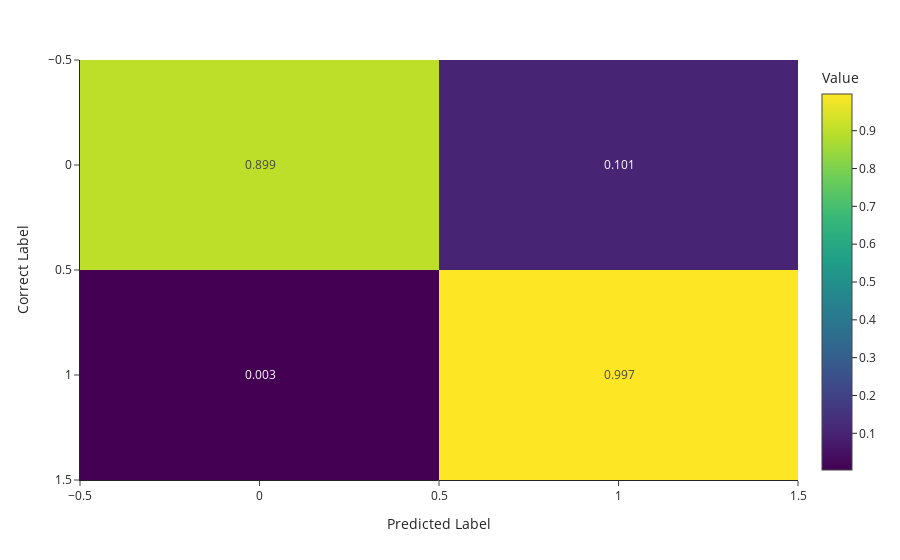

Notebook code for this chart:
### Code cell
LDAtrain_preds = lda.predict(X_train)
confusionmatrix = np.around(confusion_matrix(y_train, LDAtrain_preds, normalize='true'),3)

fig = px.imshow(confusionmatrix,
                template='simple_white',
                text_auto=True,
                aspect="auto",
                labels=dict(x="Predicted Label", y="Correct Label", color='Value'))
fig.update_xaxes(side="bottom")
fig.show()

### Figure 1 — Plotly figure (JSON) as saved in the notebook; plotly's stock layout.template omitted (floating-point values rounded to 4 significant figures)
{"data": [{"coloraxis": "coloraxis", "hovertemplate": "Predicted Label: %{x}<br>Correct Label: %{y}<br>Value: %{z}<extra></extra>", "name": "0", "texttemplate": "%{z}", "type": "heatmap", "xaxis": "x", "yaxis": "y", "z": [[0.899, 0.101], [0.003, 0.997]]}], "layout": {"coloraxis": {"colorbar": {"title": {"text": "Value"}}, "colorscale": [[0, "#440154"], [0.1111, "#482878"], [0.2222, "#3e4989"], [0.3333, "#31688e"], [0.4444, "#26828e"], [0.5556, "#1f9e89"], [0.6667, "#35b779"], [0.7778, "#6ece58"], [0.8889, "#b5de2b"], [1, "#fde725"]]}, "margin": {"t": 60}, "xaxis": {"anchor": "y", "domain": [0, 1], "side": "bottom", "title": {"text": "Predicted Label"}}, "yaxis": {"anchor": "x", "autorange": "reversed", "domain": [0, 1], "title": {"text": "Correct Label"}}}}
